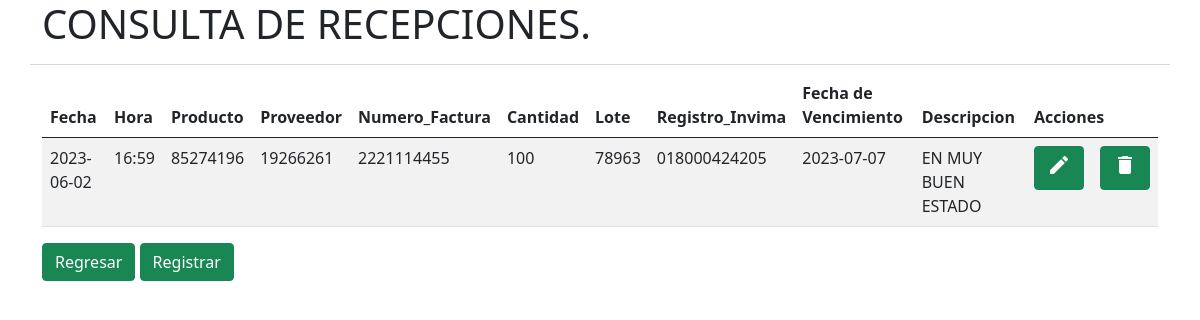
The app's page /views/consulta_recepcion.php with its own data.
### tables this page shows
CREATE TABLE `recepcion` (
  `fecha` varchar(255) NOT NULL,
  `hora` varchar(255) NOT NULL,
  `codigo` varchar(255) NOT NULL,
  `numero_id` varchar(255) NOT NULL,
  `numero_factura` varchar(255) NOT NULL,
  `cantidad` varchar(255) NOT NULL,
  `lote` varchar(255) NOT NULL,
  `registro_invima` varchar(255) NOT NULL,
  `fecha_vencimiento` varchar(255) NOT NULL,
  `descripcion` varchar(255) NOT NULL
);

### controllers/consulta_recepcion.php (the view, shortened to what this page needs)
<?php
$servername = "localhost";
$username   = "root";
$password   = "";
$dbname     = "medicamentos";
$conn = new mysqli($servername, $username, $password, $dbname);
$sql = "SELECT * FROM recepcion";
$result = $conn->query($sql);
if($result->num_rows >0){
  while($row = $result->fetch_assoc()){
    $fecha=$row["fecha"];
    $hora=$row["hora"];
    $codigo=$row["codigo"];
    $numero_id=$row["numero_id"];
    $numero_factura=$row["numero_factura"];
    $cantidad=$row["cantidad"];
    $lote=$row["lote"];
    $registro_invima=$row["registro_invima"];
    $fecha_vencimiento=$row["fecha_vencimiento"];
    $descripcion=$row["descripcion"];
    echo "
<tr>
<td >$fecha</td>
<td>$hora</td>
<td >$codigo</td>
<td >$numero_id</td>
<td >$numero_factura</td>
<td>$cantidad</td>
<td>$lote</td>
<td>$registro_invima</td>
<td>$fecha_vencimiento</td>
<td>$descripcion</td>
 <td><a href='#' class= 'btn btn-success'><span class='material-icons'>edit</span></a></td>
 <td><a href='#' class='btn btn-success'><span class='material-icons'>delete</span></a></td>
</tr>
";
      }
  }else{
    echo "0 registros";
}
?>

### records on screen
recepcion: fecha "2023-06-02", hora "16:59", codigo "85274196", numero "19266261", numero_factura "2221114455", cantidad "100", lote "78963", registro_invima "018000424205", fecha_vencimiento "2023-07-07", descripcion "EN MUY BUEN ESTADO"
